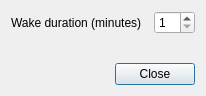
<?xml version="1.0" encoding="UTF-8"?>
<ui version="4.0">
 <class>SettingsDialog</class>
 <widget class="QDialog" name="SettingsDialog">
  <property name="geometry">
   <rect>
    <x>0</x>
    <y>0</y>
    <width>206</width>
    <height>96</height>
   </rect>
  </property>
  <property name="windowTitle">
   <string>Settings</string>
  </property>
  <layout class="QVBoxLayout" name="verticalLayout">
   <item>
    <layout class="QGridLayout" name="gridLayout">
     <item row="0" column="0">
      <widget class="QLabel" name="label">
       <property name="text">
        <string>Wake duration (minutes)</string>
       </property>
      </widget>
     </item>
     <item row="0" column="1">
      <widget class="QSpinBox" name="valWakeDuration">
       <property name="sizePolicy">
        <sizepolicy hsizetype="Maximum" vsizetype="Fixed">
         <horstretch>0</horstretch>
         <verstretch>0</verstretch>
        </sizepolicy>
       </property>
       <property name="minimum">
        <number>1</number>
       </property>
       <property name="maximum">
        <number>60</number>
       </property>
      </widget>
     </item>
    </layout>
   </item>
   <item>
    <spacer name="verticalSpacer">
     <property name="orientation">
      <enum>Qt::Vertical</enum>
     </property>
     <property name="sizeHint" stdset="0">
      <size>
       <width>20</width>
       <height>10</height>
      </size>
     </property>
    </spacer>
   </item>
   <item>
    <widget class="QDialogButtonBox" name="buttonBox">
     <property name="orientation">
      <enum>Qt::Horizontal</enum>
     </property>
     <property name="standardButtons">
      <set>QDialogButtonBox::Close</set>
     </property>
    </widget>
   </item>
  </layout>
 </widget>
 <resources/>
 <connections>
  <connection>
   <sender>buttonBox</sender>
   <signal>accepted()</signal>
   <receiver>SettingsDialog</receiver>
   <slot>accept()</slot>
   <hints>
    <hint type="sourcelabel">
     <x>248</x>
     <y>254</y>
    </hint>
    <hint type="destinationlabel">
     <x>157</x>
     <y>274</y>
    </hint>
   </hints>
  </connection>
  <connection>
   <sender>buttonBox</sender>
   <signal>rejected()</signal>
   <receiver>SettingsDialog</receiver>
   <slot>reject()</slot>
   <hints>
    <hint type="sourcelabel">
     <x>316</x>
     <y>260</y>
    </hint>
    <hint type="destinationlabel">
     <x>286</x>
     <y>274</y>
    </hint>
   </hints>
  </connection>
 </connections>
</ui>
